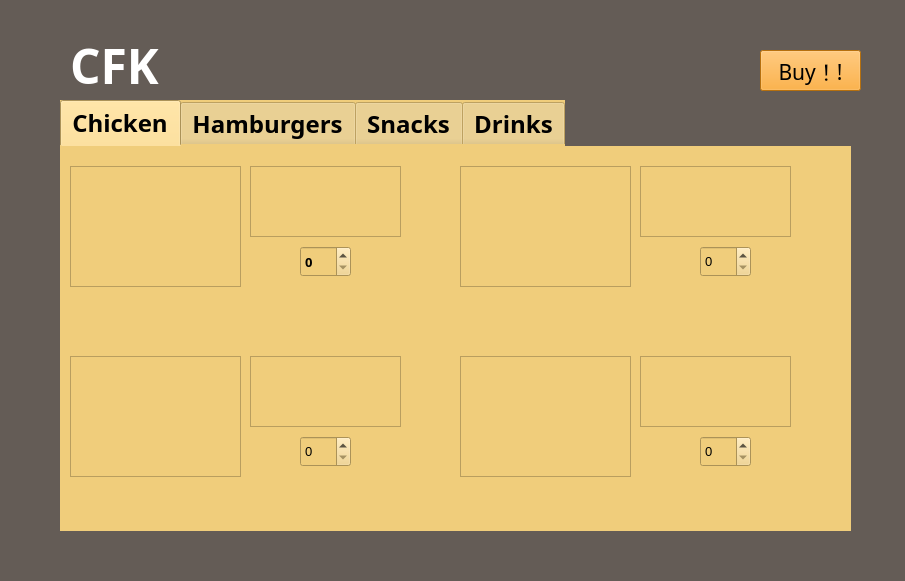
<?xml version="1.0" encoding="UTF-8"?>
<ui version="4.0">
 <class>order</class>
 <widget class="QWidget" name="order">
  <property name="geometry">
   <rect>
    <x>0</x>
    <y>0</y>
    <width>905</width>
    <height>581</height>
   </rect>
  </property>
  <property name="windowTitle">
   <string>Form</string>
  </property>
  <widget class="QLabel" name="label">
   <property name="geometry">
    <rect>
     <x>70</x>
     <y>40</y>
     <width>121</width>
     <height>51</height>
    </rect>
   </property>
   <property name="font">
    <font>
     <family>Broadway</family>
     <pointsize>36</pointsize>
     <weight>75</weight>
     <bold>true</bold>
    </font>
   </property>
   <property name="styleSheet">
    <string notr="true">color: rgb(255, 255, 255);</string>
   </property>
   <property name="text">
    <string>CFK</string>
   </property>
  </widget>
  <widget class="QPushButton" name="pushButton_3">
   <property name="geometry">
    <rect>
     <x>760</x>
     <y>50</y>
     <width>101</width>
     <height>41</height>
    </rect>
   </property>
   <property name="font">
    <font>
     <family>Arial Rounded MT Bold</family>
     <pointsize>16</pointsize>
    </font>
   </property>
   <property name="styleSheet">
    <string notr="true">background-color: rgb(255, 157, 19);</string>
   </property>
   <property name="text">
    <string>Buy！!</string>
   </property>
  </widget>
  <widget class="QTabWidget" name="tabWidget">
   <property name="geometry">
    <rect>
     <x>60</x>
     <y>100</y>
     <width>791</width>
     <height>431</height>
    </rect>
   </property>
   <property name="font">
    <font>
     <family>Arial Rounded MT Bold</family>
     <pointsize>18</pointsize>
     <weight>75</weight>
     <bold>true</bold>
    </font>
   </property>
   <property name="styleSheet">
    <string notr="true">background-color: rgb(240, 205, 123);
border-right-color: rgb(255, 198, 84);
selection-color: rgb(170, 170, 127);
border-color: rgb(255, 204, 74);</string>
   </property>
   <property name="currentIndex">
    <number>0</number>
   </property>
   <widget class="QWidget" name="tab">
    <attribute name="title">
     <string>Chicken</string>
    </attribute>
    <widget class="QTextBrowser" name="food11">
     <property name="geometry">
      <rect>
       <x>190</x>
       <y>20</y>
       <width>151</width>
       <height>71</height>
      </rect>
     </property>
     <property name="font">
      <font>
       <family>Arial Rounded MT Bold</family>
       <pointsize>10</pointsize>
      </font>
     </property>
     <property name="autoFillBackground">
      <bool>true</bool>
     </property>
     <property name="styleSheet">
      <string notr="true"/>
     </property>
     <property name="lineWidth">
      <number>0</number>
     </property>
    </widget>
    <widget class="QTextEdit" name="textEdit">
     <property name="geometry">
      <rect>
       <x>10</x>
       <y>20</y>
       <width>171</width>
       <height>121</height>
      </rect>
     </property>
     <property name="styleSheet">
      <string notr="true">border-image: url(:/new/prefix1/main1);</string>
     </property>
    </widget>
    <widget class="QSpinBox" name="food11c">
     <property name="geometry">
      <rect>
       <x>240</x>
       <y>100</y>
       <width>51</width>
       <height>31</height>
      </rect>
     </property>
     <property name="font">
      <font>
       <family>Arial Rounded MT Bold</family>
       <pointsize>10</pointsize>
       <weight>75</weight>
       <bold>true</bold>
      </font>
     </property>
    </widget>
    <widget class="QTextBrowser" name="food12">
     <property name="geometry">
      <rect>
       <x>190</x>
       <y>210</y>
       <width>151</width>
       <height>71</height>
      </rect>
     </property>
     <property name="font">
      <font>
       <pointsize>10</pointsize>
      </font>
     </property>
     <property name="autoFillBackground">
      <bool>true</bool>
     </property>
    </widget>
    <widget class="QTextEdit" name="textEdit_2">
     <property name="geometry">
      <rect>
       <x>10</x>
       <y>210</y>
       <width>171</width>
       <height>121</height>
      </rect>
     </property>
     <property name="styleSheet">
      <string notr="true">border-image: url(:/new/prefix1/main1);
border-image: url(:/new/prefix2/chicken4.png);</string>
     </property>
    </widget>
    <widget class="QSpinBox" name="food12c">
     <property name="geometry">
      <rect>
       <x>240</x>
       <y>290</y>
       <width>51</width>
       <height>31</height>
      </rect>
     </property>
     <property name="font">
      <font>
       <pointsize>10</pointsize>
      </font>
     </property>
    </widget>
    <widget class="QTextBrowser" name="food13">
     <property name="geometry">
      <rect>
       <x>580</x>
       <y>20</y>
       <width>151</width>
       <height>71</height>
      </rect>
     </property>
     <property name="font">
      <font>
       <pointsize>10</pointsize>
      </font>
     </property>
     <property name="autoFillBackground">
      <bool>true</bool>
     </property>
    </widget>
    <widget class="QSpinBox" name="food13c">
     <property name="geometry">
      <rect>
       <x>640</x>
       <y>100</y>
       <width>51</width>
       <height>31</height>
      </rect>
     </property>
     <property name="font">
      <font>
       <pointsize>10</pointsize>
      </font>
     </property>
    </widget>
    <widget class="QTextBrowser" name="food14">
     <property name="geometry">
      <rect>
       <x>580</x>
       <y>210</y>
       <width>151</width>
       <height>71</height>
      </rect>
     </property>
     <property name="font">
      <font>
       <pointsize>10</pointsize>
      </font>
     </property>
     <property name="autoFillBackground">
      <bool>true</bool>
     </property>
    </widget>
    <widget class="QSpinBox" name="food14c">
     <property name="geometry">
      <rect>
       <x>640</x>
       <y>290</y>
       <width>51</width>
       <height>31</height>
      </rect>
     </property>
     <property name="font">
      <font>
       <pointsize>10</pointsize>
      </font>
     </property>
    </widget>
    <widget class="QTextEdit" name="textEdit_3">
     <property name="geometry">
      <rect>
       <x>400</x>
       <y>20</y>
       <width>171</width>
       <height>121</height>
      </rect>
     </property>
     <property name="styleSheet">
      <string notr="true">border-image: url(:/new/prefix2/chicken2.png);</string>
     </property>
    </widget>
    <widget class="QTextEdit" name="textEdit_4">
     <property name="geometry">
      <rect>
       <x>400</x>
       <y>210</y>
       <width>171</width>
       <height>121</height>
      </rect>
     </property>
     <property name="styleSheet">
      <string notr="true">border-image: url(:/new/prefix2/chicken3.png);</string>
     </property>
    </widget>
   </widget>
   <widget class="QWidget" name="tab_2">
    <attribute name="title">
     <string>Hamburgers</string>
    </attribute>
    <widget class="QTextEdit" name="textEdit_5">
     <property name="geometry">
      <rect>
       <x>30</x>
       <y>30</y>
       <width>151</width>
       <height>111</height>
      </rect>
     </property>
     <property name="styleSheet">
      <string notr="true">border-image: url(:/new/prefix1/main1);</string>
     </property>
    </widget>
    <widget class="QTextBrowser" name="food21">
     <property name="geometry">
      <rect>
       <x>200</x>
       <y>30</y>
       <width>151</width>
       <height>61</height>
      </rect>
     </property>
     <property name="font">
      <font>
       <family>Arial Rounded MT Bold</family>
       <pointsize>10</pointsize>
      </font>
     </property>
     <property name="autoFillBackground">
      <bool>true</bool>
     </property>
     <property name="styleSheet">
      <string notr="true">border-color: rgb(255, 255, 255);</string>
     </property>
    </widget>
    <widget class="QSpinBox" name="food21c">
     <property name="geometry">
      <rect>
       <x>250</x>
       <y>110</y>
       <width>51</width>
       <height>31</height>
      </rect>
     </property>
     <property name="font">
      <font>
       <family>Arial Rounded MT Bold</family>
       <pointsize>10</pointsize>
       <weight>75</weight>
       <bold>true</bold>
      </font>
     </property>
    </widget>
   </widget>
   <widget class="QWidget" name="tab_3">
    <attribute name="title">
     <string>Snacks</string>
    </attribute>
   </widget>
   <widget class="QWidget" name="tab_4">
    <attribute name="title">
     <string>Drinks</string>
    </attribute>
   </widget>
  </widget>
  <widget class="QLabel" name="label_2">
   <property name="geometry">
    <rect>
     <x>-10</x>
     <y>0</y>
     <width>921</width>
     <height>581</height>
    </rect>
   </property>
   <property name="styleSheet">
    <string notr="true">background-color: rgb(100, 92, 86);</string>
   </property>
   <property name="text">
    <string/>
   </property>
  </widget>
  <zorder>label_2</zorder>
  <zorder>label</zorder>
  <zorder>pushButton_3</zorder>
  <zorder>tabWidget</zorder>
 </widget>
 <resources/>
 <connections/>
</ui>
